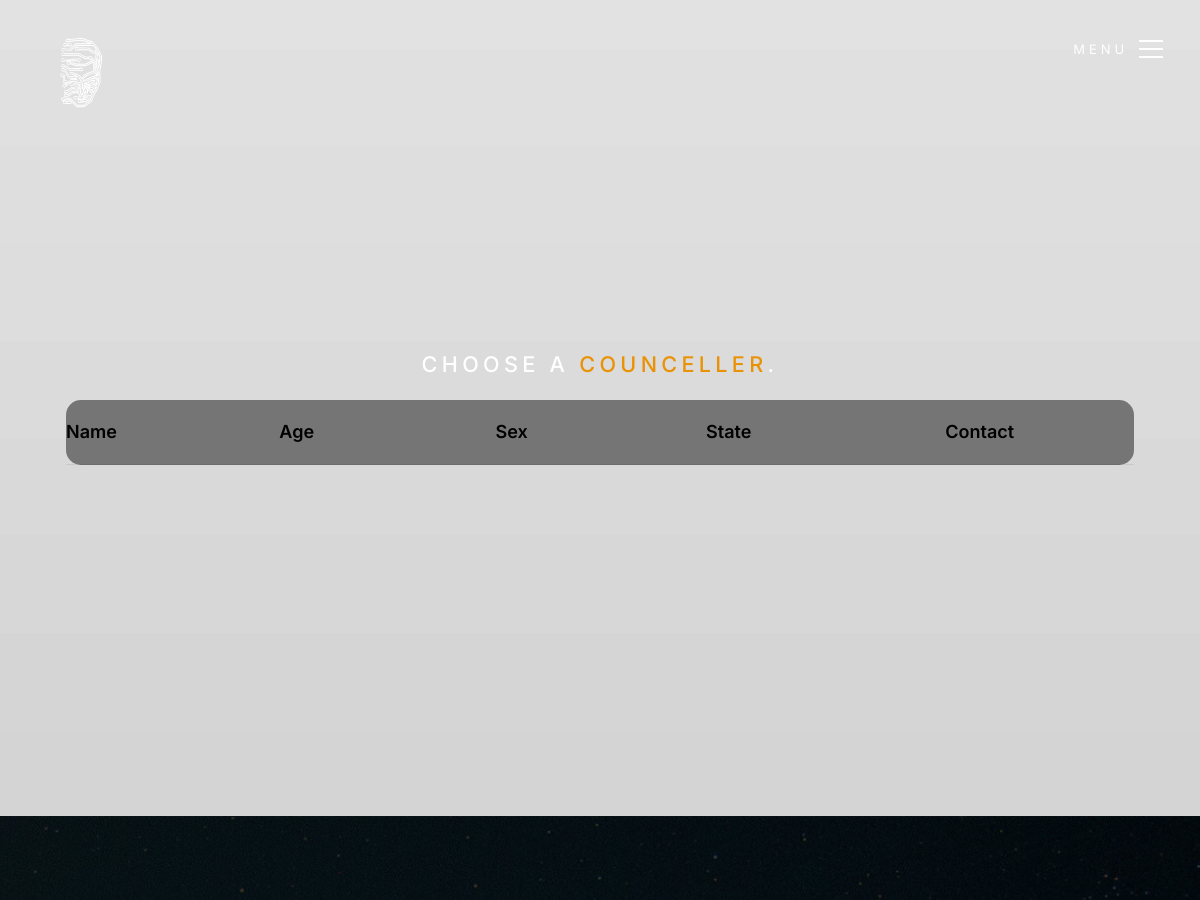
Before: /councellor (upper part) with the older database file.
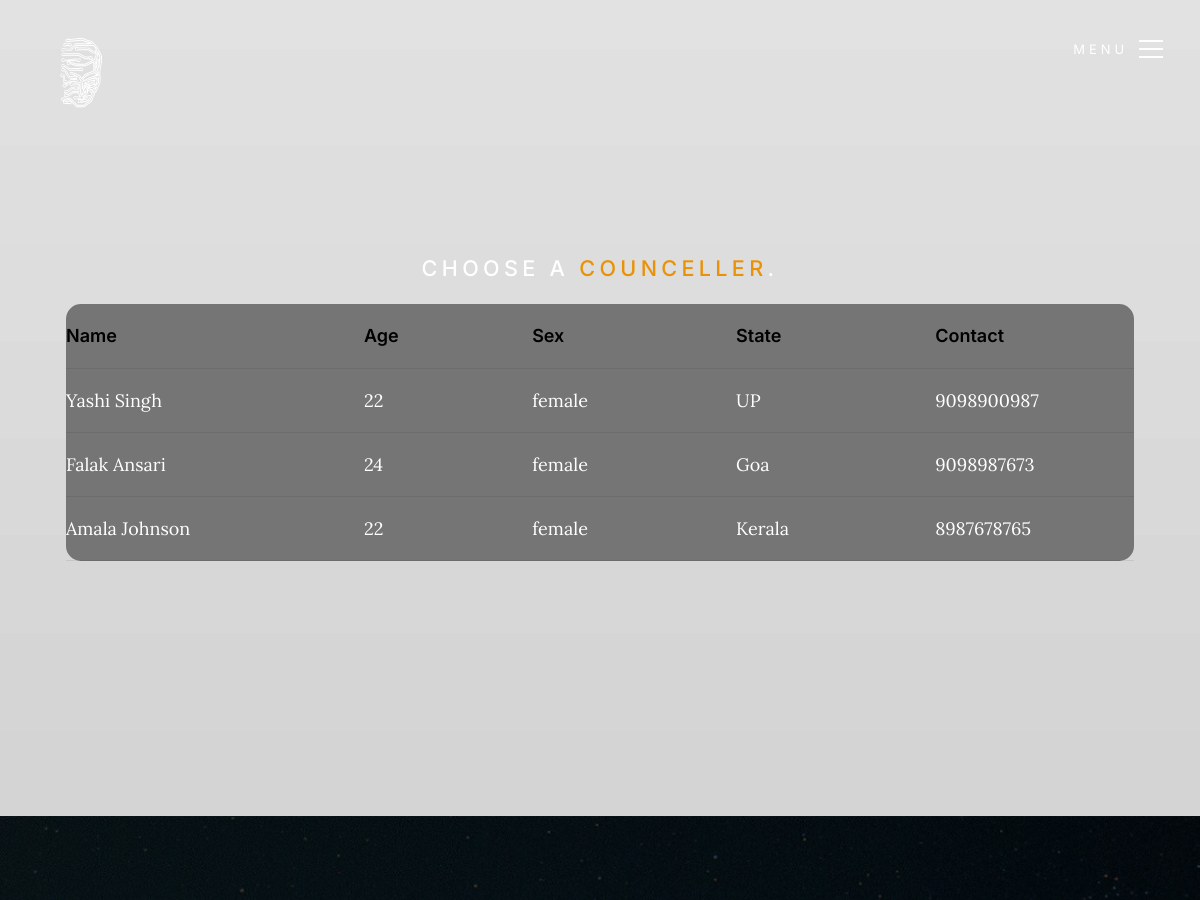
After: the same page with the newer database file.
### User/models.py (models this page shows, shortened)
class User_Details(models.Model):
    user = models.ForeignKey(User, on_delete=models.CASCADE, null=True)
    phone_number = models.CharField(max_length = 10)
    address = models.CharField(max_length=225)
    gender = models.CharField(max_length=255)
    dob = models.DateField(null=True)
    age = models.CharField(max_length=255)
    state = models.CharField(max_length=255)
    user_type = models.CharField(max_length=255)
    trainer = models.IntegerField(null=True, blank=True)

### User/views.py (the view)
# urls.py: path('councellor',views.councellor,name = 'councellor'),
def councellor(request):
    councellors = User_Details.objects.filter(user_type='counceller')
    return render(request, 'User/councellor/councellor.html', {'councellors': councellors})
    return render(request, 'User/analysis/user_report.html', {'user' : user, 'user_details' : user_details, 'Highcharts_data': Highcharts_data, 'total_emotion_count': total_emotion_count, 'all_emotions' : all_emotions})

### templates/User/councellor/councellor.html (shortened to what this page needs)
{% extends 'User/Bases/index_base.html' %}
{% load static %}
{% block content %}
        <div class="s-intro__bg">
        </div>
        <section id="content" class="s-content">
            <section id="intro" class="s-intro target-section">
                <div class="row s-intro__content">
                    <div class="column lg-12 s-intro__content-inner">
                        <h3 class="s-intro__pretitle">Choose a <span style="color:hsla(37, 95%, 47%, 1);">Counceller</span>.</h3>
                        <div class="table-responsive" >
                            {% if trainer %}
                            <h1>No trainer Available right now!</h1>
                            {% else %}
                            <table style="background-color:rgb(117, 117, 117); border-radius: 15px; padding:20px;">
                                    <thead>
                                    <tr>
                                        <th>Name</th>
                                        <th>Age</th>
                                        <th>Sex</th>
                                        <th>State</th>
                                        <th>Contact</th>
                                    </tr>
                                    </thead>
                                    <tbody>
                                    {% for i in councellors %}
                                    <tr>
                                        <td>{{ i.user.first_name }} {{ i.user.last_name }}</td>
                                        <td>{{ i.age }}</td>
                                        <td>{{ i.gender }}</td>
                                        <td>{{ i.state }}</td>
                                        <td>{{ i.phone_number }}</td>
                                    </tr>
                                    {% endfor %}
                                    </tbody>
                            </table>
                            {% endif %}
                        </div>
                    </div>
                </div>
                <ul class="s-intro__social">
                    <li>
                        <a href="#0">
                        </a>
                    </li>
                    <li>
                        <a href="#0">
                        </a>
                    </li>
                    <li>
                        <a href="#0">
                        </a>
                    </li>
                    <li>
                        <a href="#0">
                        </a>
                    </li>
                    <li>
                        <a href="#0">
                        </a>
                    </li>
                </ul>
            </section>
            {% endblock content %}

Changed rows visible on the page:
added User_Details: user.first_name "Yashi", user.last_name "Singh", age "22", gender "female", state "UP", phone_number "9098900987"
added User_Details: user.first_name "Falak", user.last_name "Ansari", age "24", gender "female", state "Goa", phone_number "9098987673"
added User_Details: user.first_name "Amala", user.last_name "Johnson", age "22", gender "female", state "Kerala", phone_number "8987678765"
